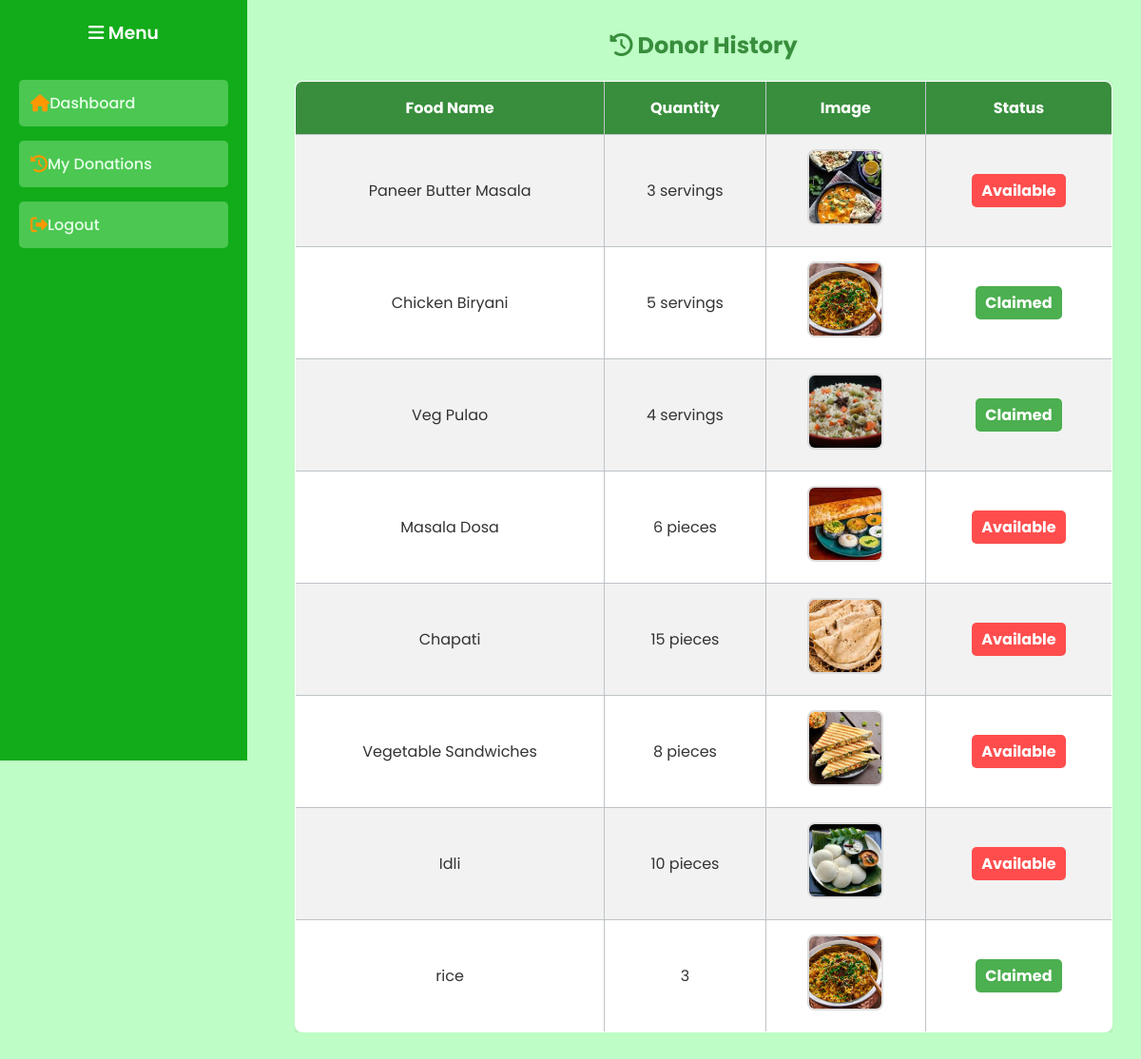
The app's page /donor_history (signed in) with its own data.
### app.py (models this page shows)
class Donation(db.Model):
    id = db.Column(db.Integer, primary_key=True)
    donor_id = db.Column(db.Integer, db.ForeignKey('user.id'), nullable=False)
    food_name = db.Column(db.String(200), nullable=False)
    description = db.Column(db.Text, nullable=False)
    quantity = db.Column(db.String(50), nullable=False)
    food_type = db.Column(db.String(10), nullable=False)
    expiry_date = db.Column(db.String(20), nullable=False)
    pickup_location = db.Column(db.String(255), nullable=False)
    contact_info = db.Column(db.String(100), nullable=False)
    food_image = db.Column(db.String(255), nullable=True)

### app.py (the view)
@app.route('/donor_history')
def donor_history():
    if 'user_id' not in session or session['role'] != 'donor':
        return redirect(url_for('login'))
    donor_id = session['user_id']
    donations = Donation.query.filter_by(donor_id=donor_id).all()
    claimed_donations = {req.donation_id for req in ReceiverHistory.query.filter_by(status="Claimed").all()}
    requested_donations = {req.donation_id for req in ReceiverHistory.query.filter_by(status="Not Claimed").all()}
    return render_template(
        "donor_history.html",
        donations=donations,
        claimed_donations=claimed_donations,
        requested_donations=requested_donations
    )

### templates/donor_history.html (shortened to what this page needs)
<!DOCTYPE html>
<html lang="en">
<head>
    <link rel="stylesheet" href="https://cdnjs.cloudflare.com/ajax/libs/font-awesome/6.4.2/css/all.min.css">
</head>
<body>
    <div class="sidebar">
        <h3><i class="fas fa-bars"></i> Menu</h3>
        <ul>
            <li><a href="{{ url_for('donor') }}"><i class="fas fa-home"></i> Dashboard</a></li>
            <li><a href="{{ url_for('donor_history') }}"><i class="fas fa-history"></i> My Donations</a></li>
            <li><a href="{{ url_for('logout') }}"><i class="fas fa-sign-out-alt"></i> Logout</a></li>
        </ul>
    </div>
    <div class="content">
        <h2><i class="fas fa-history"></i> Donor History</h2>
        <div class="table-container">
            {% if donations %}
                <table>
                    <tr>
                        <th>Food Name</th>
                        <th>Quantity</th>
                        <th>Image</th>
                        <th>Status</th>
                    </tr>
                    {% for donation in donations %}
                    <tr>
                        <td>{{ donation.food_name }}</td>
                        <td>{{ donation.quantity }}</td>
                        <td>
                            {% if donation.food_image %}
                                <img src="{{ url_for('static', filename='uploads/' + donation.food_image) }}" alt="Food Image">
                            {% else %}
                                <img src="{{ url_for('static', filename='uploads/default.jpg') }}" alt="No Image Available">
                            {% endif %}
                        </td>
                        <td>
                            {% if donation.id in claimed_donations %}
                                <span class="status-claimed">Claimed</span>
                            {% elif donation.id in requested_donations %}
                                <span class="status-requested">Requested</span>
                            {% else %}
                                <span class="status-available">Available</span>
                            {% endif %}
                        </td>
                    </tr>
                    {% endfor %}
                </table>
            {% else %}
                <p class="no-history">No donation history available.</p>
            {% endif %}
        </div>
    </div>
</body>
</html>

### templates/donor_history.html (style rules this page uses)
* { margin: 0; padding: 0; box-sizing: border-box; font-family: 'Poppins', sans-serif; }
body { display: flex; background-color: #befdc5; color: #333; }
.sidebar { width: 260px; background: #12ac1a; color: white; padding: 20px; height: 100vh; position: fixed; display: flex; flex-direction: column; align-items: center; }
.sidebar h3 { margin-bottom: 20px; font-weight: 600; text-align: center; }
.sidebar ul { list-style: none; width: 100%; }
.sidebar ul li { margin: 15px 0; text-align: center; }
.sidebar ul li a { text-decoration: none; color: #E7FFEA; display: flex; align-items: center; justify-content: flex-start; padding: 12px; border-radius: 5px; background: #4cc752; font-weight: 500; transition: background 0.3s ease; width: 100%; }
.sidebar ul li a i { color: #FF9800; font-size: 18px; }
.content { margin-left: 280px; padding: 30px; width: calc(100% - 280px); }
h2 { color: #388E3C; text-align: center; margin-bottom: 20px; }
.table-container { overflow-x: auto; margin-top: 20px; }
table { width: 100%; border-collapse: collapse; background: white; border-radius: 8px; overflow: hidden; box-shadow: 0 4px 10px rgba(0, 0, 0, 0.1); }
table, th, td { border: 1px solid #bdc3c7; }
th, td { padding: 15px; text-align: center; }
th { background-color: #388E3C; color: white; }
tr:nth-child(even) { background-color: #f2f2f2; }
img { width: 80px; height: 80px; object-fit: cover; border-radius: 8px; border: 2px solid #ddd; }
.status-available { background: #ff4d4d; color: white; padding: 6px 10px; border-radius: 5px; font-weight: bold; }
.status-claimed { background: #4CAF50; color: white; padding: 6px 10px; border-radius: 5px; font-weight: bold; }

### records on screen
Donation: food_name "Paneer Butter Masala", quantity "3 servings", food_image (picture), shows "Available"
Donation: food_name "Chicken Biryani", quantity "5 servings", food_image (picture), shows "Claimed"
Donation: food_name "Veg Pulao", quantity "4 servings", food_image (picture), shows "Claimed"
Donation: food_name "Masala Dosa", quantity "6 pieces", food_image (picture), shows "Available"
Donation: food_name "Chapati", quantity "15 pieces", food_image (picture), shows "Available"
Donation: food_name "Vegetable Sandwiches", quantity "8 pieces", food_image (picture), shows "Available"
Donation: food_name "Idli", quantity "10 pieces", food_image (picture), shows "Available"
Donation: food_name "rice", quantity "3", food_image (picture), shows "Claimed"
